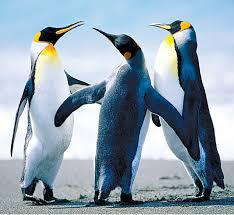
#> input picture ali.jpg, 234 x 215 px
$ python 'convert rgb to gray scale.py'
#> lines starting #> are read from the running program, lines starting #| are printed output that depends on the picture
# -*- coding: utf-8 -*-
"""
Created on Sat Dec  3 15:00:47 2022

@author: Hp
"""


import cv2
import numpy as np

img = cv2.imread("ali.jpg")
#> img is the input picture: shape (215, 234, 3); mean B, G, R 176.6, 162.4, 145

r , g ,b = img[: , : , 0] , img[: , : , 1] , img[: , : , 2]
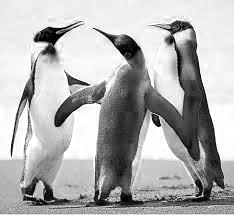
#> r: shape (215, 234); min 0, max 255, mean 176.6
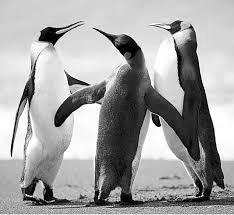
#> g: shape (215, 234); min 0, max 255, mean 162.4
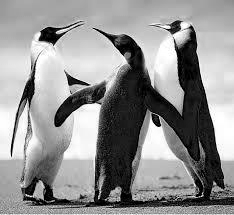
#> b: shape (215, 234); min 0, max 255, mean 145

gamma = 8.04

r_constant , g_constant , b_constant  =  0.2126 , 0.7125 , 0.0722

gray_image = r_constant * r **gamma  + g_constant *g**gamma + b_constant*b**gamma
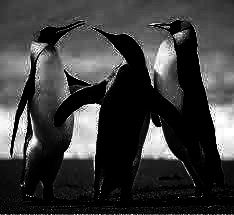
#> gray_image: shape (215, 234) float64; min 0, max 2.23e+19, mean 5.29e+18; drawn with min black and max white


cv2.imshow("gray image", gray_image)
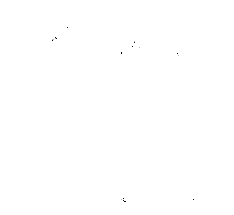
#> window 'gray image': shape (215, 234); min 0, max 255, mean 254.9

cv2.imshow("color image", img)

cv2.waitKey(0)
cv2.destroyAllWindows()
